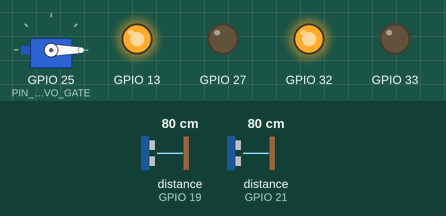
Bench run of a sketch on a simulated ESP32. On the bench: servo, output pins drawn as LEDs (lit = HIGH). Wiring (inferred from the names in the program): 2 × ultrasonic range finder: trigger GPIO 5, echo GPIO 19 / trigger GPIO 18, echo GPIO 21. The inputs (shaded band) are chosen by the test bench; at power-on: distance to the obstacle (sensors on GPIO 19, GPIO 21) 80 cm. The echo pulse lasts 58.3 µs per cm; WiFi joins after 1.5 s; servers stay silent unless stated; uploads are accepted with an empty reply; the modem accepts every AT command (registered, SIM ready, sends succeed) and sends nothing else; servo pulses on a pin are drawn as a servo (544–2400 µs = 0–180°); pins used as bus, display or sensor lines are not drawn; what the sketch prints to the serial monitor is not drawn.

Above: at 4.2 s.
4.3 s: distance to the obstacle (sensor on GPIO 19) set to 43 cm
6.7 s: distance to the obstacle (sensor on GPIO 19) set to 35 cm
At 7.37 s:
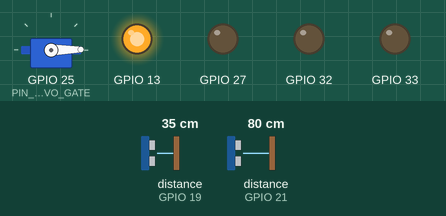
At 9.3 s:
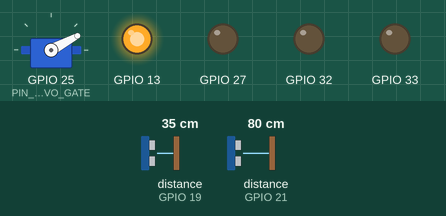
9.7 s: distance to the obstacle (sensor on GPIO 21) set to 34 cm
11.6 s: distance to the obstacle (sensor on GPIO 21) set to 28 cm
At 14.4 s:
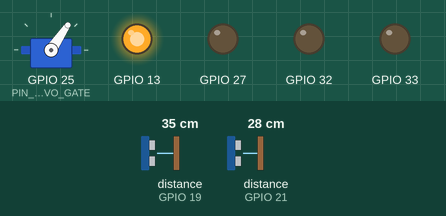
14.6 s: distance to the obstacle (sensor on GPIO 19) set to 29 cm
17.6 s: distance to the obstacle (sensor on GPIO 19) set to 24 cm
At 20.2 s:
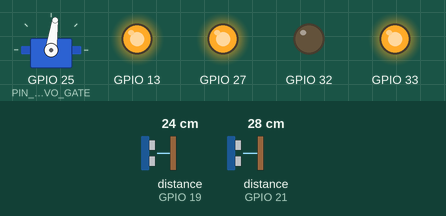
Timing chart, 0 to 21.6 s (numbered marks = the images above; inputs shaded):
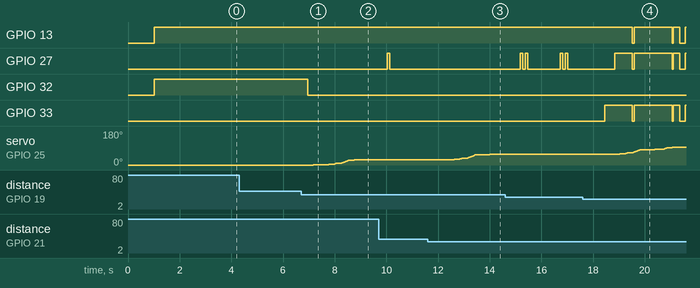

Measured:
- the behaviour switches between 40 and 39 cm on distance to the obstacle (sensor on GPIO 19) (found by bisection; images 0 and 1)
- the behaviour switches between 32 and 31 cm on distance to the obstacle (sensor on GPIO 21) (found by bisection; images 2 and 3)
- the behaviour switches between 27 and 26 cm on distance to the obstacle (sensor on GPIO 19) (found by bisection; images 3 and 4)
- after the input at 4.3 s, every drawn part: stays the same
- after the input at 6.7 s, GPIO 32: HIGH → LOW after 0.25 s; servo on GPIO 25 (PIN_SERVO_GATE): moves from 0° to 28° over 1.6 s, starting after 0.48 s
- after the input at 11.6 s, GPIO 27: stays LOW (without the input it goes to HIGH after 1.5 s); servo on GPIO 25 (PIN_SERVO_GATE): moves from 28° to 56° over 1.6 s, starting after 0.85 s
- after the input at 17.6 s, GPIO 13: goes LOW 0.08 s, HIGH 1.5 s, LOW 0.05 s, HIGH 0.25 s, LOW 0.20 s, then HIGH, starting after 1.9 s; GPIO 33: goes HIGH 1.1 s, LOW 0.08 s, HIGH 1.5 s, LOW 0.05 s, HIGH 0.25 s, LOW 0.20 s, then HIGH, starting after 0.86 s; servo on GPIO 25 (PIN_SERVO_GATE): moves from 56° to 93° over 2.2 s, starting after 1.2 s

The sketch:

smart_dam_esp32.ino
```cpp
/**
 * ============================================================================
 * SMART DAM ALERT SYSTEM (SDAS) - ESP32 FIRMWARE
 * SLTC Research University | Faculty of Computing & IT | Final Year Project
 *
 * Hardware Architecture:
 * - ESP32 DevKit V1
 * - Dual JSN-SR04T Waterproof Ultrasonic Sensors (Via ML2029 Logic Level Converter)
 * - DHT22 Temperature & Humidity Sensor (Dynamic Acoustic Velocity Compensation)
 * - MG996R Metal-Gear High-Torque Servo Motor (Spillway Gate Actuator on GPIO25)
 * - SIM800L GSM Cellular Modem (Staged Emergency SMS Alerts on Serial2)
 * - Common Anode RGB LED Module (Active LOW on GPIO32, 33, 13)
 * - 5V Active Buzzer (Emergency Siren on GPIO27 with Flyback Diode)
 * - Isolated Dual-Rail XL4015 Buck Power System (5V and 4V)
 * ============================================================================
 */

#include <Arduino.h>
#include "config.h"
#include "sensors_dual_ultrasonic.h"
#include "gate_actuator.h"
#include "indicators.h"
#include "gsm_sim800l.h"
#include "state_machine.h"
#include "cloud_supabase.h"

// Instantiate System Subsystems
DualUltrasonicSensors sensors;
GateActuator gate;
SystemIndicators indicators;
GsmSim800L gsm;
DamSafetyStateMachine stateMachine(gate, indicators, gsm);
CloudSupabase cloud;

// Periodic Timers
unsigned long lastSensorSampleTime = 0;
unsigned long lastCloudPublishTime = 0;
unsigned long lastOverrideCheckTime = 0;

void setup() {
    Serial.begin(115200);
    delay(1000);
    Serial.println("\n=======================================================");
    Serial.println("  SMART DAM ALERT SYSTEM (SDAS) INITIALIZING...        ");
    Serial.println("=======================================================");

    // 1. Initialize Visual & Acoustic Warning Indicators
    Serial.print("[INIT] Configuring RGB LED & Active Buzzer...");
    indicators.begin();
    Serial.println(" OK");

    // 2. Initialize MG996R High-Torque Gate Actuator
    Serial.print("[INIT] Initializing MG996R Servo on GPIO25 (50Hz PWM)...");
    gate.begin();
    Serial.println(" OK (Spillway Closed 0 deg)");

    // 3. Initialize Dual JSN-SR04T Waterproof Ultrasonic & DHT22 Sensors
    Serial.print("[INIT] Initializing Dual Ultrasonic Transducers & DHT22...");
    sensors.begin();
    Serial.println(" OK");

    // 4. Initialize SIM800L GSM Cellular Modem
    Serial.print("[INIT] Initializing SIM800L GSM Modem on UART2 (Pins 16/17)...");
    gsm.begin();
    if (gsm.isModuleReady()) {
        Serial.print(" OK (Signal RSSI: ");
        Serial.print(gsm.getSignalQuality());
        Serial.println(")");
    } else {
        Serial.println(" WARNING: SIM800L not responding (will retry in loop)");
    }

    // 5. Initialize Autonomous Safety State Machine
    Serial.print("[INIT] Initializing 3% Hysteresis Safety State Machine...");
    stateMachine.begin();
    Serial.println(" OK (State: NORMAL)");

    // 6. Connect to WiFi & Supabase Cloud
    Serial.print("[INIT] Initializing WiFi & Supabase Cloud Client...");
    cloud.begin();
    Serial.println(" OK (Background Connection)");

    Serial.println("=======================================================");
    Serial.println("  SYSTEM FULLY ARMED — RUNNING AUTONOMOUS DECISION LOOP");
    Serial.println("=======================================================\n");
}

void loop() {
    unsigned long now = millis();

    // 1. Non-blocking high-frequency updates (Servo smooth stepping & LED/Buzzer patterns)
    gate.update();
    indicators.update();
    gsm.update();

    // 2. Periodic Sensor Acquisition & Deterministic Safety Evaluation (Every 500 ms)
    if (now - lastSensorSampleTime >= SENSOR_SAMPLE_INTERVAL_MS) {
        lastSensorSampleTime = now;

        // Acquire temperature-compensated telemetry
        ReservoirTelemetry telemetry = sensors.readSensors();

        // Evaluate deterministic state machine (<2.0s local decision guarantee)
        stateMachine.evaluate(telemetry);

        // Debug output to Serial Monitor
        Serial.printf("[TELEMETRY] H2O: %.1fcm (%.1f%%) | S1: %.1fcm | S2: %.1fcm | Temp: %.1fC | Gate: %d deg (%.0f%%) | State: %s\n",
            telemetry.water_level_cm,
            telemetry.capacity_pct,
            telemetry.distance1_cm,
            telemetry.distance2_cm,
            telemetry.temperature_c,
            gate.getCurrentAngle(),
            gate.getCurrentPercent(),
            stateMachine.getStageName()
        );

        if (telemetry.sensor_discrepancy) {
            Serial.println("  -> [ALERT] Sensor discrepancy detected between S1 and S2!");
        }
    }

    // 3. Periodic Cloud Telemetry Publishing (Every 2000 ms)
    if (now - lastCloudPublishTime >= TELEMETRY_INTERVAL_MS) {
        lastCloudPublishTime = now;
        ReservoirTelemetry currentData = sensors.readSensors();
        bool pubOk = cloud.publishTelemetry(currentData, stateMachine, gate);
        if (pubOk) {
            // Telemetry successfully pushed to Supabase
        }
    }

    // 4. Periodic Operator Manual Override Check (Every 1500 ms)
    if (now - lastOverrideCheckTime >= OVERRIDE_CHECK_INTERVAL_MS) {
        lastOverrideCheckTime = now;
        cloud.checkRemoteOverride(gate);
    }
}
```

cloud_supabase.cpp
```cpp
#include "cloud_supabase.h"

CloudSupabase::CloudSupabase()
    : lastTelemetryPublish(0), lastOverrideCheck(0), lastWifiAttempt(0) {}

void CloudSupabase::begin() {
    WiFi.mode(WIFI_STA);
    WiFi.begin(WIFI_SSID, WIFI_PASS);
    lastWifiAttempt = millis();
}

void CloudSupabase::reconnectWiFi() {
    if (WiFi.status() != WL_CONNECTED && millis() - lastWifiAttempt > 15000) {
        lastWifiAttempt = millis();
        WiFi.disconnect();
        WiFi.begin(WIFI_SSID, WIFI_PASS);
    }
}

bool CloudSupabase::publishTelemetry(const ReservoirTelemetry &telemetry, const DamSafetyStateMachine &stateMachine, const GateActuator &gate) {
    if (WiFi.status() != WL_CONNECTED) {
        reconnectWiFi();
        return false;
    }

    HTTPClient http;
    String endpoint = String(SUPABASE_URL) + SUPABASE_REST_PATH;
    http.begin(endpoint);

    // Supabase REST headers
    http.addHeader("Content-Type", "application/json");
    http.addHeader("apikey", SUPABASE_ANON_KEY);
    http.addHeader("Authorization", String("Bearer ") + SUPABASE_ANON_KEY);
    http.addHeader("Prefer", "return=minimal");

    // Construct telemetry JSON payload
    char jsonBuffer[384];
    snprintf(jsonBuffer, sizeof(jsonBuffer),
        "{\"water_level_cm\":%.2f,"
        "\"capacity_pct\":%.2f,"
        "\"sensor_1_cm\":%.2f,"
        "\"sensor_2_cm\":%.2f,"
        "\"temperature_c\":%.2f,"
        "\"humidity_pct\":%.2f,"
        "\"sound_speed_mps\":%.2f,"
        "\"gate_angle_deg\":%d,"
        "\"gate_opening_pct\":%.1f,"
        "\"system_state\":\"%s\","
        "\"is_manual_override\":%s,"
        "\"sensor_discrepancy\":%s}",
        telemetry.water_level_cm,
        telemetry.capacity_pct,
        telemetry.distance1_cm,
        telemetry.distance2_cm,
        telemetry.temperature_c,
        telemetry.humidity_pct,
        telemetry.sound_speed_mps,
        gate.getCurrentAngle(),
        gate.getCurrentPercent(),
        stateMachine.getStageName(),
        gate.isManualOverrideActive() ? "true" : "false",
        telemetry.sensor_discrepancy ? "true" : "false"
    );

    int httpCode = http.POST(jsonBuffer);
    http.end();

    return (httpCode >= 200 && httpCode < 300);
}

bool CloudSupabase::checkRemoteOverride(GateActuator &gate) {
    if (WiFi.status() != WL_CONNECTED) return false;

    // Check remote gate override commands from Supabase
    HTTPClient http;
    String endpoint = String(SUPABASE_URL) + "/rest/v1/system_config?select=operator_override_active,override_gate_angle&limit=1";
    http.begin(endpoint);
    http.addHeader("apikey", SUPABASE_ANON_KEY);
    http.addHeader("Authorization", String("Bearer ") + SUPABASE_ANON_KEY);

    int httpCode = http.GET();
    if (httpCode == 200) {
        String payload = http.getString();
        if (payload.indexOf("\"operator_override_active\":true") != -1) {
            int angleIdx = payload.indexOf("\"override_gate_angle\":");
            if (angleIdx != -1) {
                int endIdx = payload.indexOf(",", angleIdx);
                if (endIdx == -1) endIdx = payload.indexOf("}", angleIdx);
                String angleStr = payload.substring(angleIdx + 22, endIdx);
                int angle = angleStr.toInt();
                gate.enableManualOverride(angle);
            }
        } else if (payload.indexOf("\"operator_override_active\":false") != -1) {
            if (gate.isManualOverrideActive()) {
                gate.disableManualOverride();
            }
        }
    }
    http.end();
    return true;
}
```

cloud_supabase.h
```cpp
#ifndef CLOUD_SUPABASE_H
#define CLOUD_SUPABASE_H

#include <Arduino.h>
#include <WiFi.h>
#include <HTTPClient.h>
#include "config.h"
#include "sensors_dual_ultrasonic.h"
#include "gate_actuator.h"
#include "state_machine.h"

class CloudSupabase {
public:
    CloudSupabase();
    void begin();

    // Transmit telemetry to Supabase REST database
    bool publishTelemetry(const ReservoirTelemetry &telemetry, const DamSafetyStateMachine &stateMachine, const GateActuator &gate);

    // Check for operator remote manual override commands
    bool checkRemoteOverride(GateActuator &gate);

    bool isConnected() const { return WiFi.status() == WL_CONNECTED; }
    void reconnectWiFi();

private:
    unsigned long lastTelemetryPublish;
    unsigned long lastOverrideCheck;
    unsigned long lastWifiAttempt;
};

#endif // CLOUD_SUPABASE_H
```

gate_actuator.cpp
```cpp
#include "gate_actuator.h"

GateActuator::GateActuator()
    : currentAngle(GATE_ANGLE_CLOSED), targetAngle(GATE_ANGLE_CLOSED),
      manualOverrideActive(false), lastStepTime(0) {}

void GateActuator::begin() {
    // Configure ESP32 LEDC PWM timer and channel on PIN_SERVO_GATE (GPIO25)
    #if defined(ESP_IDF_VERSION_MAJOR) && (ESP_IDF_VERSION_MAJOR >= 5)
        ledcAttachChannel(PIN_SERVO_GATE, LEDC_FREQ, LEDC_RESOLUTION, LEDC_CHANNEL);
    #else
        ledcSetup(LEDC_CHANNEL, LEDC_FREQ, LEDC_RESOLUTION);
        ledcAttachPin(PIN_SERVO_GATE, LEDC_CHANNEL);
    #endif

    // Initial position: Closed (0 degrees)
    currentAngle = GATE_ANGLE_CLOSED;
    targetAngle = GATE_ANGLE_CLOSED;
    writePwmDuty(angleToDutyCycle(currentAngle));
}

uint32_t GateActuator::angleToDutyCycle(int angle) {
    // Clamp angle between 0 and 90 degrees (or 180 degrees)
    if (angle < 0) angle = 0;
    if (angle > GATE_ANGLE_DANGER_FULL) angle = GATE_ANGLE_DANGER_FULL;

    // MG996R servo standard timings:
    // 0 deg   -> ~544 microseconds pulse
    // 90 deg  -> ~1500 microseconds pulse
    // 180 deg -> ~2400 microseconds pulse
    // Period = 20,000 microseconds (50 Hz)
    // 16-bit timer max = 65,535
    float pulseUs = 544.0f + ((float)angle / 90.0f) * (1500.0f - 544.0f);
    float dutyFraction = pulseUs / 20000.0f;
    uint32_t duty = (uint32_t)(dutyFraction * 65535.0f);
    return duty;
}

void GateActuator::writePwmDuty(uint32_t duty) {
    ledcWrite(LEDC_CHANNEL, duty);
}

void GateActuator::setTargetAngle(int angleDegrees) {
    if (!manualOverrideActive) {
        if (angleDegrees < 0) angleDegrees = 0;
        if (angleDegrees > GATE_ANGLE_DANGER_FULL) angleDegrees = GATE_ANGLE_DANGER_FULL;
        targetAngle = angleDegrees;
    }
}

void GateActuator::setTargetPercent(float percent) {
    if (!manualOverrideActive) {
        if (percent < 0.0f) percent = 0.0f;
        if (percent > 100.0f) percent = 100.0f;
        int angle = (int)((percent / 100.0f) * GATE_ANGLE_DANGER_FULL);
        setTargetAngle(angle);
    }
}

void GateActuator::enableManualOverride(int angleDegrees) {
    manualOverrideActive = true;
    if (angleDegrees < 0) angleDegrees = 0;
    if (angleDegrees > GATE_ANGLE_DANGER_FULL) angleDegrees = GATE_ANGLE_DANGER_FULL;
    targetAngle = angleDegrees;
}

void GateActuator::disableManualOverride() {
    manualOverrideActive = false;
}

void GateActuator::update() {
    // Smooth stepping motor control (steps 1 degree every 20ms)
    // Avoids mechanical water hammer and sudden inrush currents
    unsigned long now = millis();
    if (now - lastStepTime >= 20) {
        lastStepTime = now;

        if (currentAngle < targetAngle) {
            currentAngle++;
            writePwmDuty(angleToDutyCycle(currentAngle));
        } else if (currentAngle > targetAngle) {
            currentAngle--;
            writePwmDuty(angleToDutyCycle(currentAngle));
        }
    }
}
```

gate_actuator.h
```cpp
#ifndef GATE_ACTUATOR_H
#define GATE_ACTUATOR_H

#include <Arduino.h>
#include "config.h"

class GateActuator {
public:
    GateActuator();
    void begin();

    // Automatic control interface
    void setTargetAngle(int angleDegrees);
    void setTargetPercent(float percent);

    // Operator Manual Override interface
    void enableManualOverride(int angleDegrees);
    void disableManualOverride();
    bool isManualOverrideActive() const { return manualOverrideActive; }

    // Stepping update (call periodically in loop for smooth motion)
    void update();

    // Telemetry getters
    int getCurrentAngle() const { return currentAngle; }
    float getCurrentPercent() const { return (float)currentAngle / (float)GATE_ANGLE_DANGER_FULL * 100.0f; }

private:
    int currentAngle;
    int targetAngle;
    bool manualOverrideActive;
    unsigned long lastStepTime;

    // LEDC PWM hardware configuration for ESP32
    static const uint8_t LEDC_CHANNEL = 0;
    static const uint32_t LEDC_FREQ = 50;         // 50 Hz standard servo frequency
    static const uint8_t LEDC_RESOLUTION = 16;     // 16-bit resolution (0-65535)

    // Pulse width mapping for MG996R (500us to 2500us at 20ms period)
    uint32_t angleToDutyCycle(int angle);
    void writePwmDuty(uint32_t duty);
};

#endif // GATE_ACTUATOR_H
```

gsm_sim800l.h
```cpp
#ifndef GSM_SIM800L_H
#define GSM_SIM800L_H

#include <Arduino.h>
#include "config.h"
#include "indicators.h"

class GsmSim800L {
public:
    GsmSim800L();
    void begin();

    // Core SMS transmission interface
    bool sendSMS(const char* phoneNumber, const char* message);

    // Automated staged alert dispatcher
    void dispatchStagedAlert(SystemAlertStage stage, float capacityPct, float waterLevelCm);

    // Diagnostics & status
    bool isModuleReady();
    int getSignalQuality(); // Returns RSSI (0-31)

    // Periodic processing
    void update();

private:
    bool initialized;
    SystemAlertStage lastSentStage;
    unsigned long lastSmsDispatchTime;

    bool sendATCommand(const char* cmd, const char* expectedReply, unsigned long timeoutMs = 2000);
    String readResponse(unsigned long timeoutMs = 2000);
};

#endif // GSM_SIM800L_H
```

indicators.h
```cpp
#ifndef INDICATORS_H
#define INDICATORS_H

#include <Arduino.h>
#include "config.h"

enum SystemAlertStage {
    STAGE_NORMAL = 0,
    STAGE_PRE_WARNING = 1,
    STAGE_CLEAR_AREA = 2,
    STAGE_DANGER = 3,
    STAGE_SENSOR_ANOMALY = 4
};

class SystemIndicators {
public:
    SystemIndicators();
    void begin();

    // Set the overall alarm state
    void setStage(SystemAlertStage stage);

    // Call regularly in loop() for non-blocking buzzer & LED blinking patterns
    void update();

    // Helper functions for raw color control (Common Anode: LOW = ON, HIGH = OFF)
    void setColorRGB(bool redOn, bool greenOn, bool blueOn);
    void setBuzzer(bool state);

private:
    SystemAlertStage currentStage;
    unsigned long lastPatternUpdate;
    bool buzzerState;
    uint8_t patternStep;
};

#endif // INDICATORS_H
```

sensors_dual_ultrasonic.h
```cpp
#ifndef SENSORS_DUAL_ULTRASONIC_H
#define SENSORS_DUAL_ULTRASONIC_H

#include <Arduino.h>
#include "config.h"

struct ReservoirTelemetry {
    float distance1_cm;
    float distance2_cm;
    float filtered_distance_cm;
    float water_level_cm;
    float capacity_pct;
    float temperature_c;
    float humidity_pct;
    float sound_speed_mps;
    bool sensor_discrepancy;
    bool sensor1_valid;
    bool sensor2_valid;
};

class DualUltrasonicSensors {
public:
    DualUltrasonicSensors();
    void begin();
    ReservoirTelemetry readSensors();

private:
    float pingSensor(uint8_t trigPin, uint8_t echoPin);
    float getMedianFilteredDistance(uint8_t trigPin, uint8_t echoPin);
    float calculateSoundSpeed(float tempC);
    void readDHT(float &tempC, float &humidityPct);

    // Filter buffer size
    static const uint8_t FILTER_SAMPLES = 5;
};

#endif // SENSORS_DUAL_ULTRASONIC_H
```

state_machine.h
```cpp
#ifndef STATE_MACHINE_H
#define STATE_MACHINE_H

#include <Arduino.h>
#include "config.h"
#include "sensors_dual_ultrasonic.h"
#include "gate_actuator.h"
#include "indicators.h"
#include "gsm_sim800l.h"

class DamSafetyStateMachine {
public:
    DamSafetyStateMachine(GateActuator &gate, SystemIndicators &indicators, GsmSim800L &gsm);
    void begin();

    // Process new telemetry frame with deterministic 3% hysteresis logic
    void evaluate(const ReservoirTelemetry &telemetry);

    // Get current active safety stage
    SystemAlertStage getCurrentStage() const { return currentStage; }
    const char* getStageName() const;

private:
    GateActuator &gateActuator;
    SystemIndicators &systemIndicators;
    GsmSim800L &gsmSim800L;

    SystemAlertStage currentStage;
    unsigned long lastTransitionTime;
};

#endif // STATE_MACHINE_H
```

Source omitted: gsm_sim800l.cpp (6465 bytes), indicators.cpp (3829 bytes), sensors_dual_ultrasonic.cpp (5287 bytes), state_machine.cpp (4436 bytes), config.h (4020 bytes)
